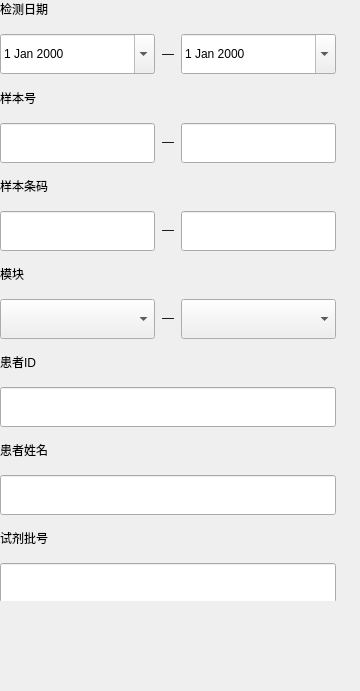
    <widget class="QWidget" name="widget7" native="true">
     <property name="geometry">
      <rect>
       <x>19</x>
       <y>95</y>
       <width>360</width>
       <height>691</height>
      </rect>
     </property>
     <widget class="QWidget" name="widget13" native="true">
      <property name="geometry">
       <rect>
        <x>0</x>
        <y>0</y>
        <width>336</width>
        <height>601</height>
       </rect>
      </property>
      <layout class="QVBoxLayout" name="verticalLayout_93">
       <property name="spacing">
        <number>16</number>
       </property>
       <property name="leftMargin">
        <number>0</number>
       </property>
       <property name="topMargin">
        <number>0</number>
       </property>
       <property name="rightMargin">
        <number>0</number>
       </property>
       <property name="bottomMargin">
        <number>0</number>
       </property>
       <item>
        <layout class="QVBoxLayout" name="verticalLayout_92">
         <item>
          <widget class="QLabel" name="label_77">
           <property name="text">
            <string>检测日期</string>
           </property>
          </widget>
         </item>
         <item>
          <layout class="QHBoxLayout" name="horizontalLayout_74">
           <property name="spacing">
            <number>0</number>
           </property>
           <item>
            <widget class="QBaseDateEdit" name="test_start_time_4">
             <property name="minimumSize">
              <size>
               <width>155</width>
               <height>40</height>
              </size>
             </property>
             <property name="maximumSize">
              <size>
               <width>155</width>
               <height>40</height>
              </size>
             </property>
             <property name="calendarPopup">
              <bool>true</bool>
             </property>
            </widget>
           </item>
           <item>
            <widget class="QLabel" name="label_76">
             <property name="text">
              <string>—</string>
             </property>
             <property name="alignment">
              <set>Qt::AlignCenter</set>
             </property>
             <property name="fonts" stdset="0">
              <string>12</string>
             </property>
            </widget>
           </item>
           <item>
            <widget class="QBaseDateEdit" name="test_stop_time_4">
             <property name="minimumSize">
              <size>
               <width>155</width>
               <height>40</height>
              </size>
             </property>
             <property name="maximumSize">
              <size>
               <width>155</width>
               <height>40</height>
              </size>
             </property>
             <property name="calendarPopup">
              <bool>true</bool>
             </property>
            </widget>
           </item>
          </layout>
         </item>
        </layout>
       </item>
       <item>
        <layout class="QVBoxLayout" name="verticalLayout_91">
         <item>
          <widget class="QLabel" name="label_78">
           <property name="text">
            <string>样本号</string>
           </property>
          </widget>
         </item>
         <item>
          <layout class="QHBoxLayout" name="horizontalLayout_75">
           <property name="spacing">
            <number>0</number>
           </property>
           <item>
            <widget class="QLineEdit" name="sample_no_edit_8">
             <property name="minimumSize">
              <size>
               <width>155</width>
               <height>40</height>
              </size>
             </property>
             <property name="maximumSize">
              <size>
               <width>155</width>
               <height>40</height>
              </size>
             </property>
            </widget>
           </item>
           <item>
            <widget class="QLabel" name="label_81">
             <property name="text">
              <string>—</string>
             </property>
             <property name="alignment">
              <set>Qt::AlignCenter</set>
             </property>
             <property name="fonts" stdset="0">
              <string>12</string>
             </property>
            </widget>
           </item>
           <item>
            <widget class="QLineEdit" name="sample_no_edit_7">
             <property name="minimumSize">
              <size>
               <width>155</width>
               <height>40</height>
              </size>
             </property>
             <property name="maximumSize">
              <size>
               <width>155</width>
               <height>40</height>
              </size>
             </property>
            </widget>
           </item>
          </layout>
         </item>
        </layout>
       </item>
       <item>
        <layout class="QVBoxLayout" name="verticalLayout_90">
         <item>
          <widget class="QLabel" name="label_75">
           <property name="text">
            <string>样本条码</string>
           </property>
          </widget>
         </item>
         <item>
          <layout class="QHBoxLayout" name="horizontalLayout_76">
           <property name="spacing">
            <number>0</number>
           </property>
           <item>
            <widget class="QLineEdit" name="sample_bar_edit_4">
             <property name="minimumSize">
              <size>
               <width>155</width>
               <height>40</height>
              </size>
             </property>
             <property name="maximumSize">
              <size>
               <width>155</width>
               <height>40</height>
              </size>
             </property>
            </widget>
           </item>
           <item>
            <widget class="QLabel" name="label_89">
             <property name="text">
              <string>—</string>
             </property>
             <property name="alignment">
              <set>Qt::AlignCenter</set>
             </property>
             <property name="fonts" stdset="0">
              <string>12</string>
             </property>
            </widget>
           </item>
           <item>
            <widget class="QLineEdit" name="sample_bar_edit_15">
             <property name="minimumSize">
              <size>
               <width>155</width>
               <height>40</height>
              </size>
             </property>
             <property name="maximumSize">
              <size>
               <width>155</width>
               <height>40</height>
              </size>
             </property>
            </widget>
           </item>
          </layout>
         </item>
        </layout>
       </item>
       <item>
        <layout class="QVBoxLayout" name="verticalLayout_89">
         <item>
          <widget class="QLabel" name="label_80">
           <property name="text">
            <string>模块</string>
           </property>
          </widget>
         </item>
         <item>
          <layout class="QHBoxLayout" name="horizontalLayout_77">
           <property name="spacing">
            <number>0</number>
           </property>
           <item>
            <widget class="QComboBox" name="comboBox_7">
             <property name="minimumSize">
              <size>
               <width>155</width>
               <height>40</height>
              </size>
             </property>
             <property name="maximumSize">
              <size>
               <width>155</width>
               <height>40</height>
              </size>
             </property>
            </widget>
           </item>
           <item>
            <widget class="QLabel" name="label_79">
             <property name="text">
              <string>—</string>
             </property>
             <property name="alignment">
              <set>Qt::AlignCenter</set>
             </property>
             <property name="fonts" stdset="0">
              <string>12</string>
             </property>
            </widget>
           </item>
           <item>
            <widget class="QComboBox" name="comboBox_8">
             <property name="minimumSize">
              <size>
               <width>155</width>
               <height>40</height>
              </size>
             </property>
             <property name="maximumSize">
              <size>
               <width>155</width>
               <height>40</height>
              </size>
             </property>
            </widget>
           </item>
          </layout>
         </item>
        </layout>
       </item>
       <item>
        <layout class="QVBoxLayout" name="verticalLayout_88">
         <item>
          <widget class="QLabel" name="label_83">
           <property name="text">
            <string>患者ID</string>
           </property>
          </widget>
         </item>
         <item>
          <widget class="QLineEdit" name="patient_record_edit_4">
           <property name="minimumSize">
            <size>
             <width>336</width>
             <height>40</height>
            </size>
           </property>
           <property name="maximumSize">
            <size>
             <width>336</width>
             <height>40</height>
            </size>
           </property>
          </widget>
         </item>
        </layout>
       </item>
       <item>
        <layout class="QVBoxLayout" name="verticalLayout_87">
         <item>
          <widget class="QLabel" name="label_84">
           <property name="text">
            <string>患者姓名</string>
           </property>
          </widget>
         </item>
         <item>
          <widget class="QLineEdit" name="patient_name_edit_4">
           <property name="minimumSize">
            <size>
             <width>336</width>
             <height>40</height>
            </size>
           </property>
           <property name="maximumSize">
            <size>
             <width>336</width>
             <height>40</height>
            </size>
           </property>
          </widget>
         </item>
        </layout>
       </item>
       <item>
        <layout class="QVBoxLayout" name="verticalLayout_86">
         <item>
          <widget class="QLabel" name="label_74">
           <property name="text">
            <string>试剂批号</string>
           </property>
          </widget>
         </item>
         <item>
          <widget class="QLineEdit" name="lineEdit_6">
           <property name="minimumSize">
            <size>
             <width>336</width>
             <height>40</height>
            </size>
           </property>
           <property name="maximumSize">
            <size>
             <width>336</width>
             <height>40</height>
            </size>
           </property>
          </widget>
         </item>
         <item>
          <spacer name="verticalSpacer_4">
           <property name="orientation">
            <enum>Qt::Vertical</enum>
           </property>
           <property name="sizeHint" stdset="0">
            <size>
             <width>20</width>
             <height>40</height>
            </size>
           </property>
          </spacer>
         </item>
        </layout>
       </item>
      </layout>
     </widget>
    </widget>
